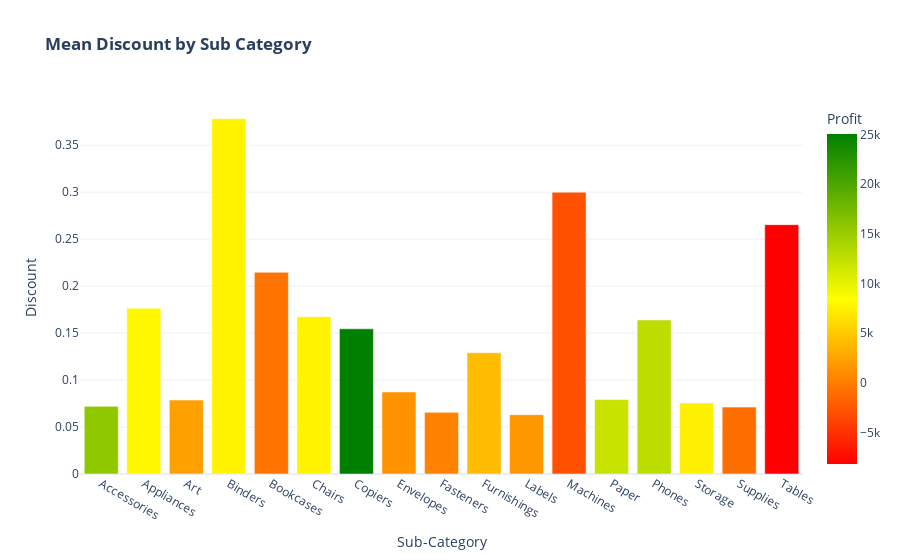

Here is the notebook cell this chart was saved with:
### Markdown cell above
**Plot Mean Discount by Sub Category**

### Code cell
# Create Chart
fig = px.bar(df_discount,
             x=df_discount.index,
             y='Discount',
             color='Profit',
             color_continuous_scale=['red','yellow','green'],
            template = template_style,
             title='<b>Mean Discount by Sub Category</b>')


# Display Plot
fig.show()

# Export Chart to HTML

### Figure 1 — Plotly figure (JSON) as saved in the notebook; plotly's stock layout.template omitted (floating-point values rounded to 4 significant figures)
{"data": [{"alignmentgroup": "True", "hovertemplate": "Sub-Category=%{x}<br>Discount=%{y}<br>Profit=%{marker.color}<extra></extra>", "legendgroup": "", "marker": {"color": [15670.0, 7865.0, 2222.0, 7670.0, -583.6, 7644.0, 25030.0, 1442.0, 304.9, 4099.0, 1745.0, -2869.0, 12040.0, 12850.0, 7403.0, -955.3, -8141.0], "coloraxis": "coloraxis", "pattern": {"shape": ""}}, "name": "", "offsetgroup": "", "orientation": "v", "showlegend": false, "textposition": "auto", "type": "bar", "x": ["Accessories", "Appliances", "Art", "Binders", "Bookcases", "Chairs", "Copiers", "Envelopes", "Fasteners", "Furnishings", "Labels", "Machines", "Paper", "Phones", "Storage", "Supplies", "Tables"], "xaxis": "x", "y": [0.072, 0.1764, 0.07872, 0.3782, 0.2147, 0.1674, 0.1545, 0.08732, 0.06563, 0.1291, 0.06316, 0.3, 0.0793, 0.1639, 0.07569, 0.07119, 0.2654], "yaxis": "y"}], "layout": {"barmode": "relative", "coloraxis": {"colorbar": {"title": {"text": "Profit"}}, "colorscale": [[0, "red"], [0.5, "yellow"], [1, "green"]]}, "legend": {"tracegroupgap": 0}, "title": {"text": "<b>Mean Discount by Sub Category</b>"}, "xaxis": {"anchor": "y", "domain": [0, 1], "title": {"text": "Sub-Category"}}, "yaxis": {"anchor": "x", "domain": [0, 1], "title": {"text": "Discount"}}}}
